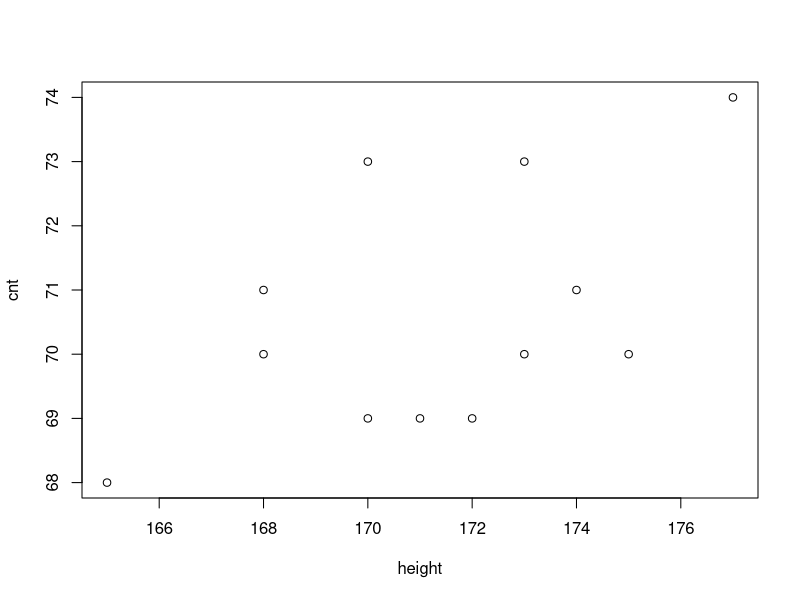

Source code (R):
cnt <- c(69,68,70,71,73,71,74,69,70,73,69,70)
height <- c(172,165,175,168,173,174,177,170,168,170,171,173)

library(GGally)
plot(cnt~height)
cor.test(cnt, height, alternative = "two.sided")

#상관계수의 값
# cor 
# 0.5264152 

# 0을 포함한 신뢰구간
# -0.06804286  0.84502567
# 모집단의 상관계수는 유의하지않다.

#####
# 상관분석가설·검정
# h0: = 0 
# h1: != 0
# : 두개의연속형변수의모집단에서상관계수가0인지를검정